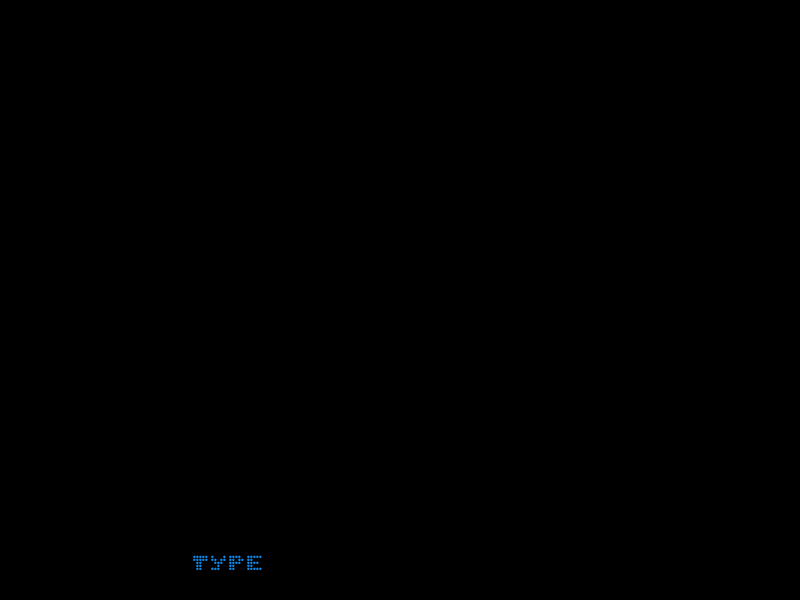
Frame 1 (no input)
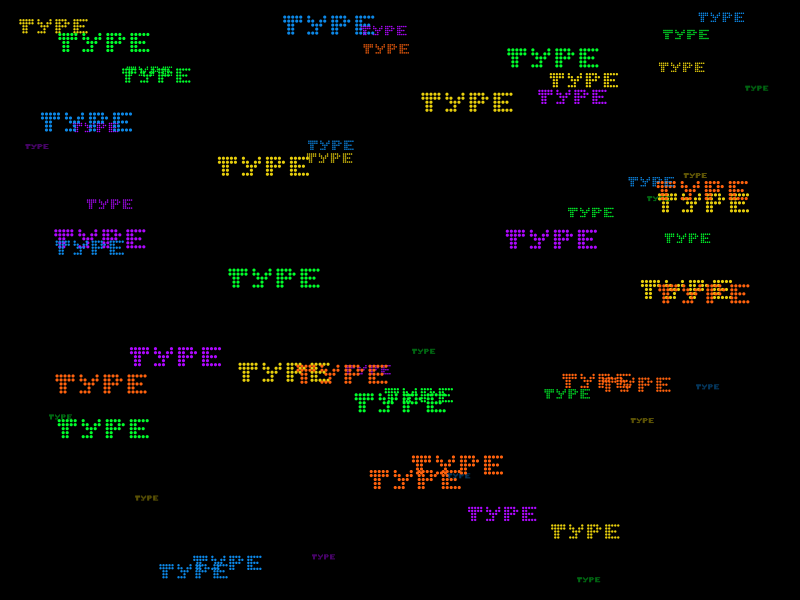
Frame 60 (the mouse pressed at the canvas centre just before this capture)
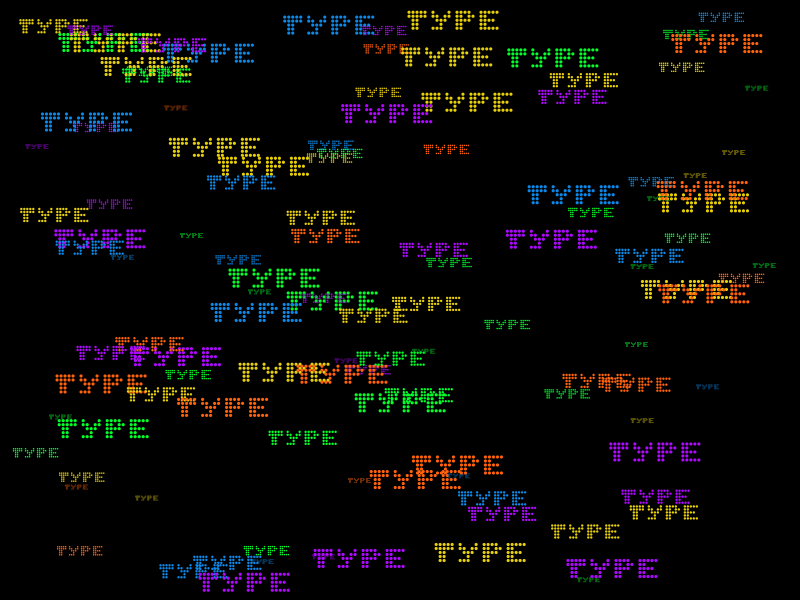
Frame 120 (the mouse held since frame 60 and released just before this capture)

The Processing sketch that drew these frames (run headless with seeded random() and noise(); from frame 60 on, the mouse is pressed at the canvas centre):

// Processing sketch: processing_109593
// ── processing_109593.pde

/*
I work at the vocational school where we teach multimedia 
designers among others. This week I saw their project 
where they did some experimental typography that can be
presented on a 6x6 LED panel conneced to Arduino board.

My sketch is inspired by similar LED panel typograpy. I used
matrix 5x5 to render word "TYPE" many times.

Designing letter "Y" was the hardest, I tried 5-6 versions.

I learned a lot about using arrays and this is actually
my third and shortest revision of programming the TYPE.

With changing of variables it's easy to change actually:
- textSize array sets the sizes of TYPE
- int i sets the amount of TYPEs

Taavi, Estonia.
*/

//arrays for LED positions' coordinates
int[] xpos = {
1,2,3,4,5,7,11,13,14,15,16,19,20,21,22,23, //1st row
1,2,3,4,5,7,8,10,11,13,14,16,17,19,20, //2nd row
2,3,8,9,10,13,14,15,16,19,20,21,22, //3rd row
2,3,9,13,14,19,20, //4th row
2,3,7,8,9,13,14,19,20,21,22,23}; //5th row

int[] ypos = {
1,1,1,1,1,1,1,1,1,1,1,1,1,1,1,1, //1st row
2,2,2,2,2,2,2,2,2,2,2,2,2,2,2, //2nd row
3,3,3,3,3,3,3,3,3,3,3,3,3, //etc
4,4,4,4,4,4,4,
5,5,5,5,5,5,5,5,5,5,5,5};

//type size array
int[] textSize ={1,2,3,4};

//color palette for the sketch
color[] c = {#AE08FF,#0C88E8,#00FF2B,#E8CF0C,#FF620D};

//counter of the amount of TYPE's rendered
int i;

void setup() {
  size(800, 600);
  background(0);
}

void draw() {

  i++;
  noStroke();
  ellipseMode(CENTER);
 
 //limiting test for counts of TYPE 
 if  (i < 400){
 
    //pick random textSize from the array
    float r1 = random(4);
    float r = textSize[int(r1)];
    
    //starting coord. for TYPE, keeping the ellipses on canvas 
    float x = random(r, width-(24*r)); 
    float y = random(r, height-(6*r)); 
    
    //ellipse eg LED radius
    float e = 0.8*r; 
    
    //pick random color from the palette
    float c1 = random(5);
    fill(c[int(c1)]);
       
    //render TYPE by picking ellipse coord. from arrays
    for (int i =0; i < xpos.length; i++) {
    ellipse(x+(r*xpos[i]),y+(r*ypos[i]),e,e);
    }
 }

//keyboard shortcut for saving the image
 if (keyPressed) {
   if (key == 'S' || key == 's') {
   save("TYPE.jpg");
   }
 }
}
